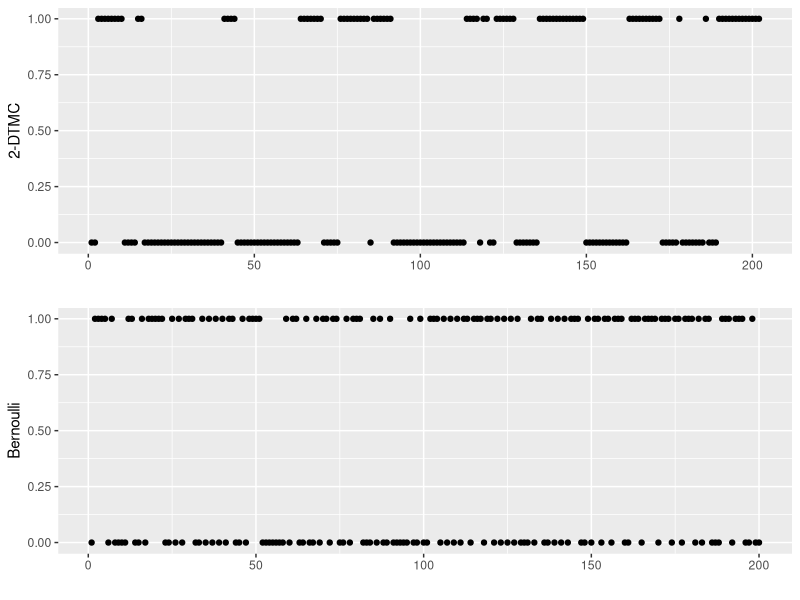

This chart was generated by the following R code:
# Libraries install.package("lib-name")
library(ggplot2)
library(gridExtra)

# Constants
SUCCESS <- 1
FAILURE <- 0

# Parameters
alpha <- 0.9
beta <- 0.1
p <- (1 - alpha) / (1 - alpha + beta)

gen_bernoulli <- function(n) {
	rbinom(n, 1, prob=p)
}

gen_2dtmc <- function(n) {
	curr_state <- ifelse(runif(1) < 0.5, SUCCESS, FAILURE)
	state_hist <- c(curr_state)

	for (i in (0:n)) {
		x <- runif(1)

		if (curr_state == 1) {
			curr_state <- ifelse(x < beta, 0, 1) 
		} else { # curr_state == 0
			curr_state <- ifelse(x < alpha, 0, 1)
		}

		state_hist <- c(state_hist, curr_state)
	}
	state_hist
}

sample_bernoulli <- gen_bernoulli(200)
sample_2dtmc <- gen_2dtmc(200)

p1 <- qplot(y=sample_2dtmc, ylab="2-DTMC")
p2 <- qplot(y=sample_bernoulli, ylab="Bernoulli")
p3 <- grid.arrange(p1, p2, ncol=1)
p3